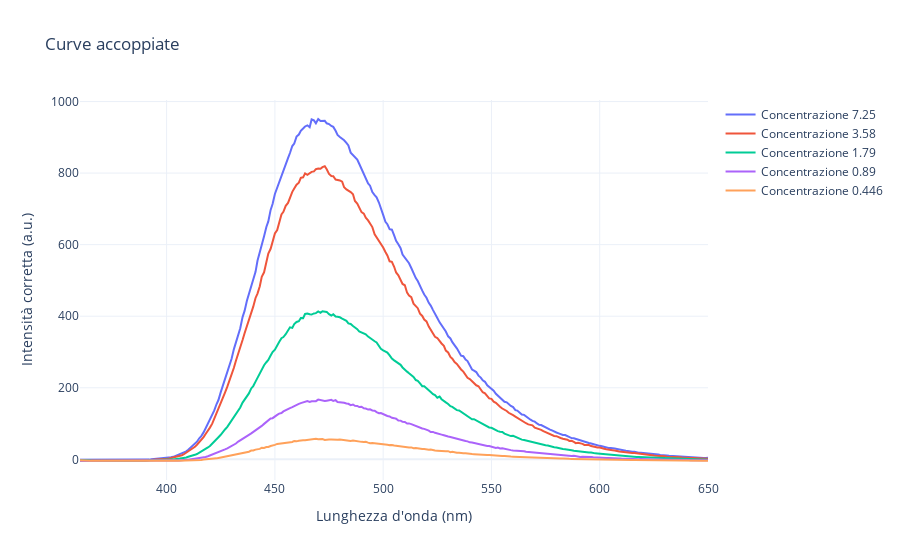

Write notebook code for a chart like this one.
### Markdown cell above
<h3> Accoppiamento curve

### Code cell
# Accoppio le code e creo un dataframe con i dati aggiornati
minimi = np.array([df_corrected_no_fondo.iloc[:, col].min() for col in range(df_corrected_no_fondo.shape[1])])
min_minimo = min(minimi)
offset = minimi - min_minimo  # Calculate the offset for each column
print("Offset:", offset)
for idx, col in enumerate(df_corrected_no_fondo.columns):
    df_corrected_no_fondo[col] = df_corrected_no_fondo[col] - offset[idx]

# Ensure the number of columns in df_corrected_no_fondo matches the number of labels
if df_corrected_no_fondo.shape[1] != len(labels[:-1]):
    print(f"Adjusting the number of labels to match the columns in df_corrected_no_fondo.")
    labels = labels[:df_corrected_no_fondo.shape[1]]  # Adjust labels to match the number of columns

# Crea una tabella Pandas con i valori corretti
labels_matched = labels[:df_corrected_no_fondo.shape[1]]  # Ensure label count matches columns
df_corrected_table = pd.DataFrame(df_corrected_no_fondo.values, columns=labels_matched)
display(df_corrected_table)

fig = go.Figure()

# Aggiungi le tracce per ogni colonna del dataframe corretto
for col, label in zip(df_corrected_table.columns, labels[:-1]):  # Exclude the last label as it corresponds to the background
    fig.add_trace(go.Scatter(x=wavelengths[0], y=df_corrected_table[col], mode='lines', name=f'Concentrazione {label}'))

# Aggiungi titolo e etichette degli assi
fig.update_layout(
    title='Curve accoppiate',
    xaxis_title='Lunghezza d\'onda (nm)',
    yaxis_title='Intensità corretta (a.u.)',
    template='plotly_white'
)

# Mostra il grafico
fig.show()

### Figure 1 — Plotly figure (JSON) as saved in the notebook; plotly's stock layout.template omitted (floating-point values rounded to 4 significant figures; data arrays with more than 128 entries replaced by an {"elided": "..."} marker saying what was removed)
{"data": [{"mode": "lines", "name": "Concentrazione 7.25", "type": "scatter", "x": {"elided": "291 float values"}, "y": {"elided": "291 float values"}}, {"mode": "lines", "name": "Concentrazione 3.58", "type": "scatter", "x": {"elided": "291 float values"}, "y": {"elided": "291 float values"}}, {"mode": "lines", "name": "Concentrazione 1.79", "type": "scatter", "x": {"elided": "291 float values"}, "y": {"elided": "291 float values"}}, {"mode": "lines", "name": "Concentrazione 0.89", "type": "scatter", "x": {"elided": "291 float values"}, "y": {"elided": "291 float values"}}, {"mode": "lines", "name": "Concentrazione 0.446", "type": "scatter", "x": {"elided": "291 float values"}, "y": {"elided": "291 float values"}}], "layout": {"title": {"text": "Curve accoppiate"}, "xaxis": {"title": {"text": "Lunghezza d'onda (nm)"}}, "yaxis": {"title": {"text": "Intensità corretta (a.u.)"}}}}
